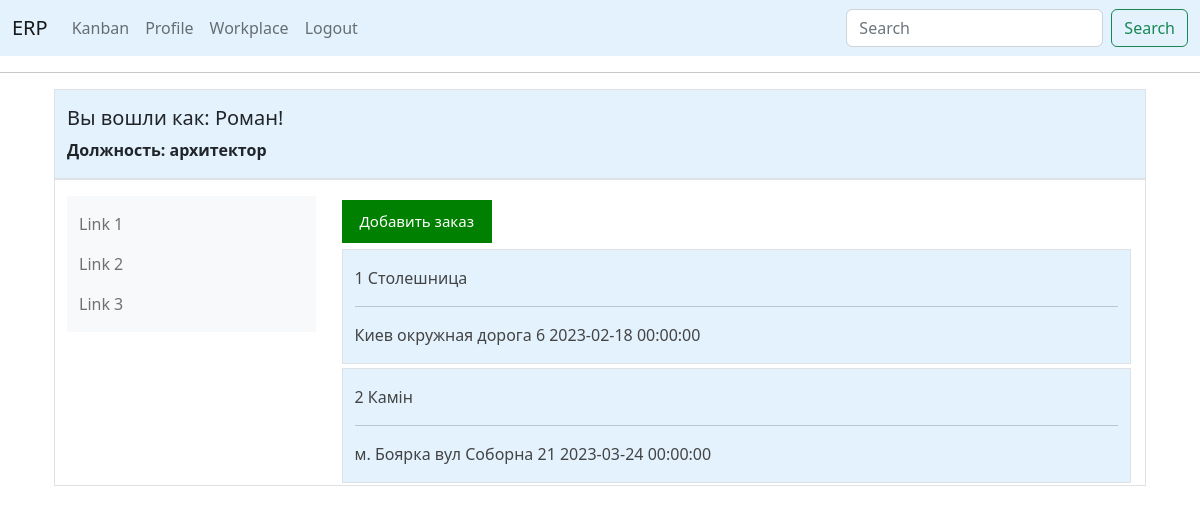
The app's page /index (signed in), older data.
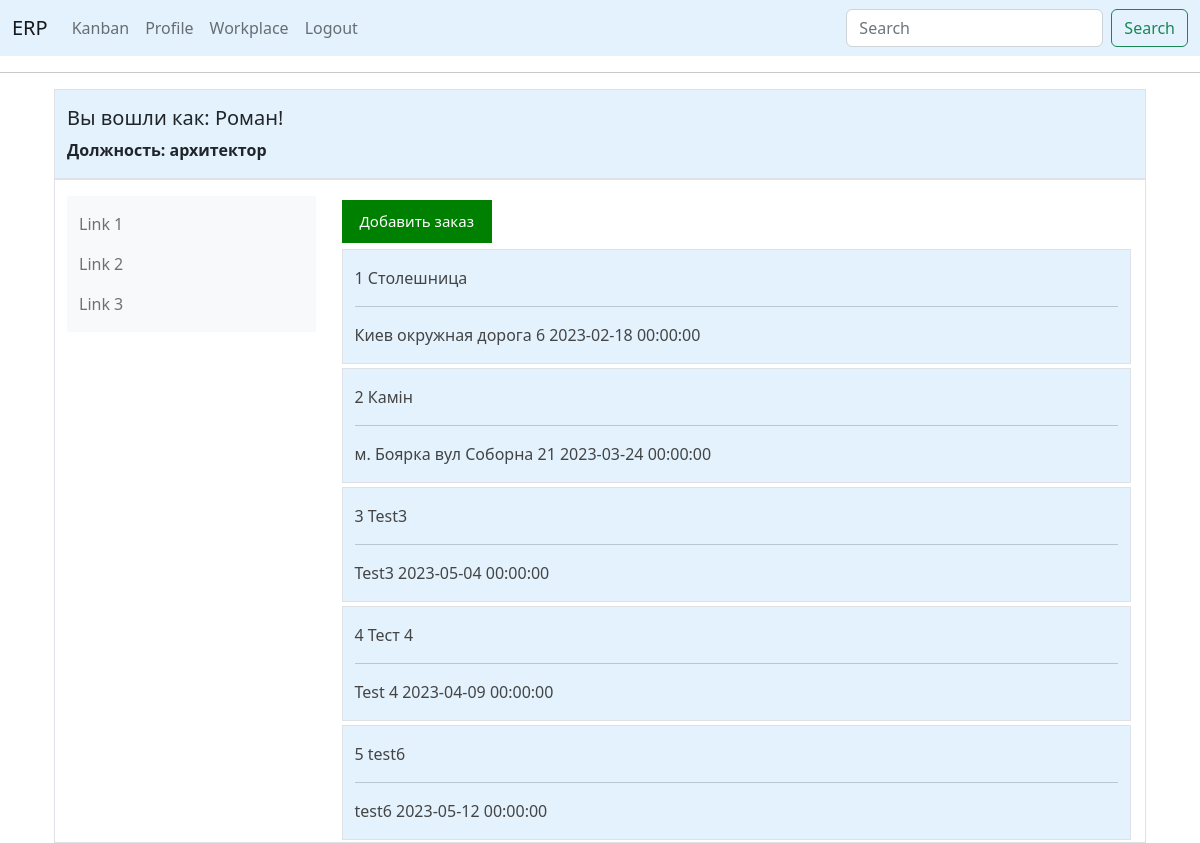
The same page, newer data.
### app/models.py (models this page shows)
class OrderClient(db.Model):
    id = db.Column(db.Integer, primary_key=True)
    title_order = db.Column(db.String(300))
    title_stone = db.Column(db.String(300))
    object_description = db.Column(db.String(2000))
    address = db.Column(db.String(5000))  # address of project
    deadline = db.Column(db.DateTime)  # when do we need to finish the project
    measurements = db.Column(db.Boolean, default=False, nullable=False)  # choice - Fals/True, do we need measures
    project_drawing = db.Column(db.Boolean, default=False,
                                nullable=False)  # choice - Fals/True, do we need project drawing
    control = db.Column(db.Boolean, default=False, nullable=False)
    clients_id = db.Column(db.Integer, db.ForeignKey('clients.id'),
                           nullable=False)  # relationship to table "clients" meny to one
    def __repr__(self):
        return f'Заказ №: {self.id} {self.title_order}, {self.address}, Конечная дата: {self.deadline}, ' \
               f'Замеры: {self.measurements}, Чертежи: {self.project_drawing}, Контроль: {self.control}'

### app/routes.py (the view)
@app.route('/')
@app.route('/index')
@login_required
def index():
    client_order = OrderClient.query.all()
    user_spec = current_user.specialization_id
    if user_spec == 2:
        next_page = request.args.get('next')
        if not next_page or url_parse(next_page).netloc != '':
            next_page = url_for('workplace')
        return redirect(next_page)
    return render_template('index.html', title='Главная', client_order=client_order)

### app/models.py (called while the page is built)
@login.user_loader
def load_user(id):
    return User.query.get(int(id))

### app/templates/index.html (shortened to what this page needs)
{% if current_user.specialization_id is ne(2)%}
{% extends "base_bootstrap.html" %}
{% else %}
{% extends "base.html" %}
{% endif %}
{% block content %}
<form action="{{ url_for('add_order') }}" method="get" target="_blank">
    <button type="submit" class="button"> Добавить заказ </button>
</form>
{% for order in client_order %}
<button class="accordion" id="rcorners2">
    <div class="container-sm pt-3 border " style="background-color: #e3f2fd">
    <p> {{ order.id }} {{ order.title_order }} </p>
    <hr>
    <p>{{ order.address }} {{ order.deadline }}</p>
    </div>
</button>
{% endfor %}
{% endblock %}

Row changes from the older to the newer data that the page shows:
added OrderClient: id "3", title_order "Test3", address "Test3", deadline "2023-05-04 00:00:00"
added OrderClient: id "4", title_order "Тест 4", address "Test 4", deadline "2023-04-09 00:00:00"
added OrderClient: id "5", title_order "test6", address "test6", deadline "2023-05-12 00:00:00"
